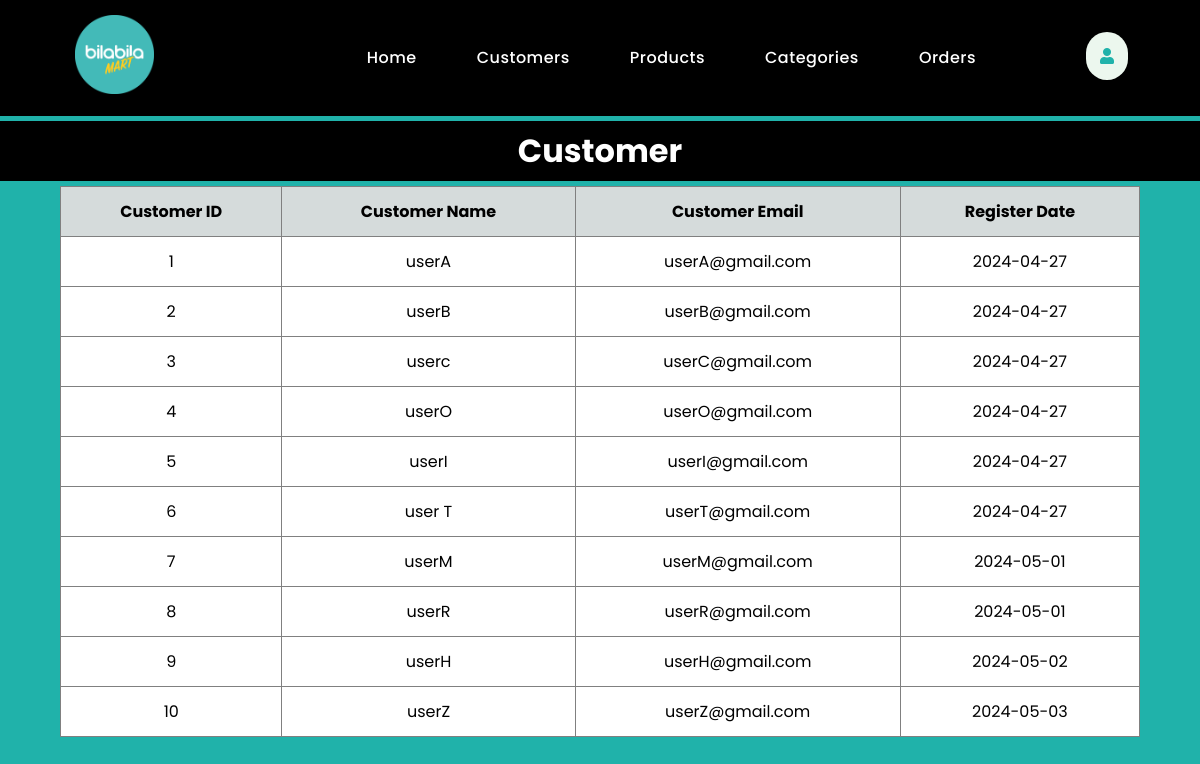
The app's page /admin/viewCustomers.php with its own data.
### tables this page shows
CREATE TABLE `customer` (
  `CustomerID` int(10) NOT NULL,
  `CustomerName` varchar(50) NOT NULL,
  `CustomerEmail` varchar(100) NOT NULL,
  `CustomerPassword` varchar(100) NOT NULL,
  `register_date` date NOT NULL DEFAULT current_timestamp(),
  `register_time` time NOT NULL DEFAULT current_timestamp()
);

### admin/viewCustomers.php (the view)
<?php
	include("adminHeader.php");
?>
<div class="title">
	<h1>Customer</h1>
</div>
<table class="custTable" border="1" width="90%" align="center">
	<thead>
		<tr>
			<th>Customer ID</th>
			<th>Customer Name</th>
			<th>Customer Email</th>
			<th>Register Date</th>
		</tr>
	</thead>
	<?php
		$sql = "SELECT * FROM customer";
		$result = mysqli_query($conn, $sql);
		while($customer = mysqli_fetch_array($result)) {
	?>
	<tbody>
		<tr>
			<td><?php echo $customer['CustomerID']; ?></td>
			<td><?php echo $customer['CustomerName']; ?></td>
			<td><?php echo $customer['CustomerEmail']; ?></td>
			<td><?php echo $customer['register_date']; ?></td>
		</tr>
	</tbody>
	<?php } ?>
</table>
<?php include("adminFooter.php");  ?>

### css/admin.css (style rules this page uses)
* { font-family: poppins; margin: 0px; padding: 0px; box-sizing: border-box; scroll-behavior: smooth; }
body { background-color: lightseagreen; }
.title { text-align: center; background-color: black; color: white; margin: 5px 0px; height: 60px; align-content: center; }
.custTable { border-collapse: collapse; margin-left: auto; margin-right: auto; margin-bottom: 20px; }
.custTable tr { height: 50px; text-align: center; }
.custTable thead tr { background-color: #D5DBDB; }
.custTable tbody tr { background-color: white; }

### records on screen
customer: CustomerID "1", CustomerName "userA", CustomerEmail "userA@gmail.com", register_date "2024-04-27"
customer: CustomerID "2", CustomerName "userB", CustomerEmail "userB@gmail.com", register_date "2024-04-27"
customer: CustomerID "3", CustomerName "userc", CustomerEmail "userC@gmail.com", register_date "2024-04-27"
customer: CustomerID "4", CustomerName "userO", CustomerEmail "userO@gmail.com", register_date "2024-04-27"
customer: CustomerID "5", CustomerName "userI", CustomerEmail "userI@gmail.com", register_date "2024-04-27"
customer: CustomerID "6", CustomerName "user T", CustomerEmail "userT@gmail.com", register_date "2024-04-27"
customer: CustomerID "7", CustomerName "userM", CustomerEmail "userM@gmail.com", register_date "2024-05-01"
customer: CustomerID "8", CustomerName "userR", CustomerEmail "userR@gmail.com", register_date "2024-05-01"
customer: CustomerID "9", CustomerName "userH", CustomerEmail "userH@gmail.com", register_date "2024-05-02"
customer: CustomerID "10", CustomerName "userZ", CustomerEmail "userZ@gmail.com", register_date "2024-05-03"
